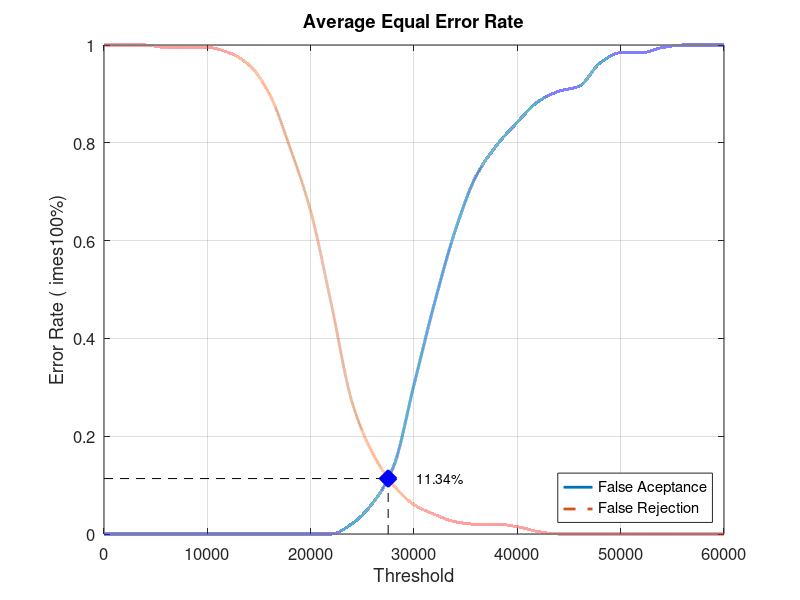
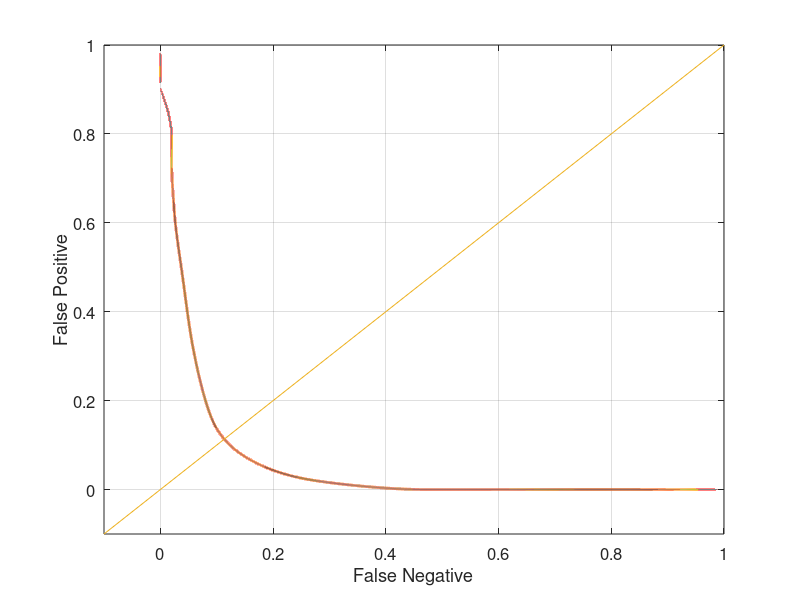

Source code (MATLAB) for these figures, in order:
close all;
clear;
clc;
x = 0:2000:60000;
xq = 0:0.5:60000;

y0 = [0 0 0 0 0 0 0 0 0 0 0 0 0.0210526 0.0631579 0.136842 0.305263 0.473684 0.621053 0.731579 0.794737 0.842105 0.884211 0.905263 0.915789 0.963158 0.984211 0.984211 0.994737 1 1 1]
yy0 = interp1(x, y0, xq, 'pchip');
y1 = [1 1 1 0.995 0.995 0.995 0.985 0.96 0.9 0.79 0.66 0.47 0.27 0.165 0.1 0.06 0.04 0.025 0.02 0.02 0.015 0.005 0 0 0 0 0 0 0 0 0]
yy1 = interp1(x, y1, xq, 'pchip');

% Calculating EER: 
y2 = abs(y0 - y1);
find(y2 == min(y2))
yy2 = abs(yy0 - yy1);
xEER = find(yy2 == min(yy2));
xEERIndex = xq(xEER) % X-axis EER
yEER = yy0(xEER) % Y-axis EER

main = figure
plot(xq, yy0,'-','LineWidth', 2);	hold on
plot(xq, yy1,'--','LineWidth', 2);	hold on
plot([xEERIndex xEERIndex], [0 yEER], 'k--');	hold on
plot([0 xEERIndex], [yEER yEER], 'k--');	hold on
plot(xEERIndex, yEER, 'bx', 'LineWidth', 10);	hold on
text(xEERIndex + 10 * xEERIndex / 100, yEER, [num2str(round((10000 * yEER)) / 100) '%'])
legend('False Aceptance', 'False Rejection', 'Location', 'SouthEast')
xlabel('Threshold')
ylabel('Error Rate (	imes100%)')
title('Average Equal Error Rate')
set(gca, 'FontSize', 12)
axis([0 60000 0 1])
grid on

print(main, 'Database3_4Main', '-dpng');
FNRxFPR = figure('Color', [1 1 1]);
plot(yy1, yy0, '-', yy1, yy0, 'LineWidth', 2);
hold on
y = -0.1:0.1:1
plot(y, y); 
set(gca, 'FontSize', 12)
xlabel('False Negative')
ylabel('False Positive')
axis([-0.1 1 -0.1 1])
set(gca, 'FontSize', 12)
grid on

print(FNRxFPR, 'Database3_4FNRxFPR','-dpng');
